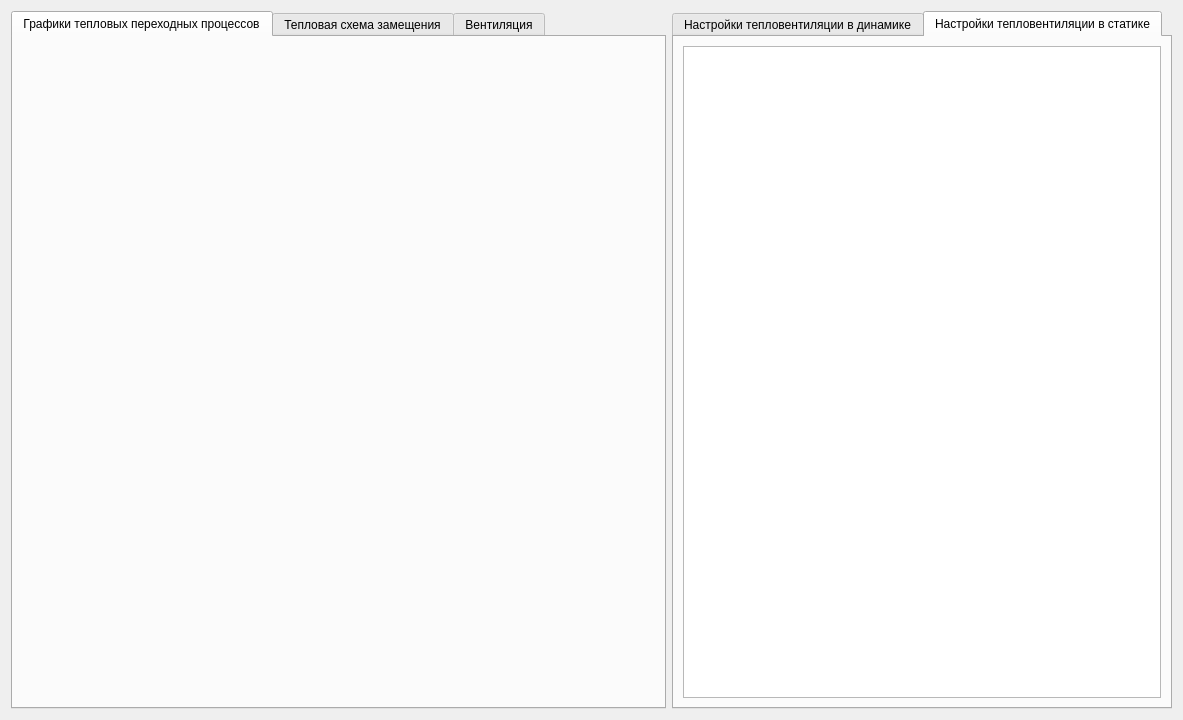
<?xml version="1.0" encoding="UTF-8"?>
<ui version="4.0">
 <class>teplovent</class>
 <widget class="QWidget" name="teplovent">
  <property name="geometry">
   <rect>
    <x>0</x>
    <y>0</y>
    <width>1183</width>
    <height>720</height>
   </rect>
  </property>
  <property name="windowTitle">
   <string>Form</string>
  </property>
  <layout class="QHBoxLayout" name="horizontalLayout">
   <item>
    <widget class="QTabWidget" name="tabWidget">
     <property name="currentIndex">
      <number>0</number>
     </property>
     <widget class="QWidget" name="tab">
      <attribute name="title">
       <string>Графики тепловых переходных процессов</string>
      </attribute>
      <layout class="QGridLayout" name="gridLayout_2">
       <item row="0" column="0">
        <widget class="Plot" name="widget_2" native="true"/>
       </item>
      </layout>
     </widget>
     <widget class="QWidget" name="tab_2">
      <attribute name="title">
       <string>Тепловая схема замещения</string>
      </attribute>
     </widget>
     <widget class="QWidget" name="tab_3">
      <attribute name="title">
       <string>Вентиляция</string>
      </attribute>
      <layout class="QGridLayout" name="gridLayout_4">
       <item row="0" column="0">
        <widget class="QCustomPlot" name="widget_3" native="true"/>
       </item>
      </layout>
     </widget>
    </widget>
   </item>
   <item>
    <widget class="QTabWidget" name="tabWidget_2">
     <property name="maximumSize">
      <size>
       <width>500</width>
       <height>16777215</height>
      </size>
     </property>
     <property name="currentIndex">
      <number>1</number>
     </property>
     <widget class="QWidget" name="tab_4">
      <attribute name="title">
       <string>Настройки тепловентиляции в динамике</string>
      </attribute>
      <layout class="QGridLayout" name="gridLayout_5">
       <item row="0" column="0">
        <widget class="QTableWidget" name="tableWidget">
         <property name="alternatingRowColors">
          <bool>true</bool>
         </property>
        </widget>
       </item>
      </layout>
     </widget>
     <widget class="QWidget" name="tab_5">
      <attribute name="title">
       <string>Настройки тепловентиляции в статике</string>
      </attribute>
      <layout class="QGridLayout" name="gridLayout_6">
       <item row="0" column="0">
        <widget class="QTableWidget" name="tableWidget_2">
         <property name="frameShape">
          <enum>QFrame::StyledPanel</enum>
         </property>
         <property name="alternatingRowColors">
          <bool>true</bool>
         </property>
        </widget>
       </item>
      </layout>
     </widget>
    </widget>
   </item>
  </layout>
 </widget>
 <customwidgets>
  <customwidget>
   <class>Plot</class>
   <extends>QWidget</extends>
   <header>plot.h</header>
   <container>1</container>
  </customwidget>
  <customwidget>
   <class>QCustomPlot</class>
   <extends>QWidget</extends>
   <header>qcustomplot.h</header>
   <container>1</container>
  </customwidget>
 </customwidgets>
 <resources/>
 <connections/>
</ui>
